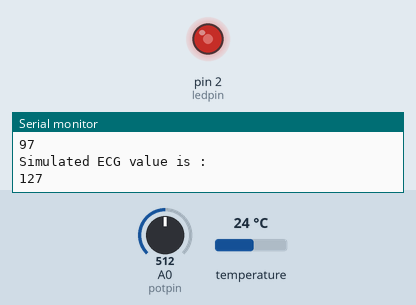
Bench run of a sketch on a simulated Arduino Mega 2560, built with avr-gcc and run on an emulated ATmega2560. Parts: output pins drawn as LEDs (lit = HIGH), the last lines printed to the serial monitor. The inputs (shaded band) are chosen by the test bench; at power-on: A0 (potpin) = 512, temperature 24 °C.

Above: at 2.0 s.
2.1 s: A0 (potpin) set to 716
At 4.5 s:
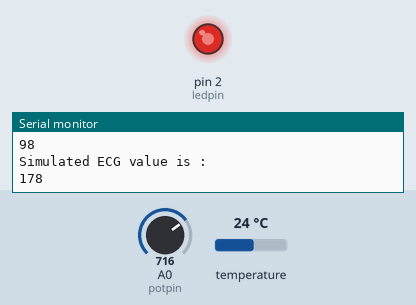
4.8 s: A0 (potpin) set to 900
At 6.5 s:
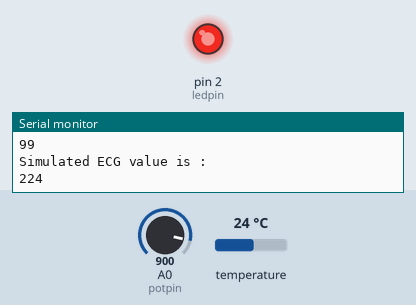
7.3 s: A0 (potpin) set to 122
At 9.5 s:
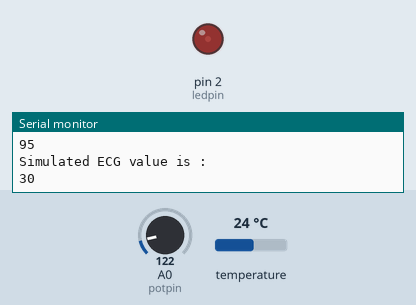
9.8 s: A0 (potpin) set to 511
At 11.8 s:
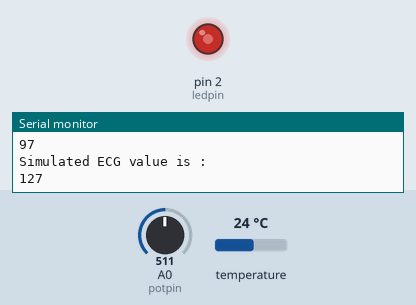
Timing chart, 0 to 13.3 s (numbered marks = the images above; inputs shaded):
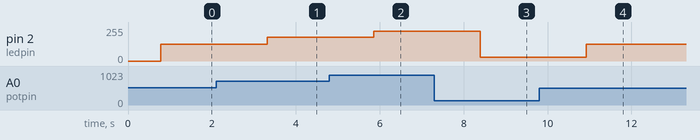

Measured:
- after the input at 2.1 s, pin 2 (ledpin): 127/255 → 178/255 after 1.2 s
- after the input at 4.8 s, pin 2 (ledpin): 178/255 → 224/255 after 1.1 s
- after the input at 7.3 s, pin 2 (ledpin): 224/255 → 30/255 after 1.1 s
- after the input at 9.8 s, pin 2 (ledpin): 30/255 → 127/255 after 1.1 s

The sketch:

sketch.ino
```cpp
#include <DallasTemperature.h>
#include <OneWire.h>

const int potpin = A0;
const int ledpin = 2;

#define ONE_WIRE_BUS 13
OneWire oneWire(ONE_WIRE_BUS);

// Pass our oneWire reference to Dallas Temperature.
DallasTemperature sensors(&oneWire);

void setup() {
  // put your setup code here, to run once:
  pinMode(ledpin, OUTPUT);
  Serial.begin(115200);
  sensors.begin();

}

void loop() {
  int potentvalue = analogRead(potpin);
  int ecgvalue = map(potentvalue,0,1023,0,255);
  int pulse = map(potentvalue,0,1023,60,100);
  int Spo2 =  map(potentvalue, 0,1023,950,1000)/10;

  sensors.requestTemperatures();

  float temperatureC = sensors.getTempCByIndex(0);

  // Check if the reading is valid
  if (temperatureC != DEVICE_DISCONNECTED_C) {
    Serial.print("Temperature: ");
    Serial.print(temperatureC);
    Serial.println(" °C");
  } else {
    Serial.println("Error: Could not read temperature data");
  }

  Serial.println("Your Pulse is: ");
  Serial.print(pulse);
  Serial.println(" ");
  Serial.println("Your blood oxygen is: ");
  Serial.print(Spo2);
  Serial.println(" ");
  Serial.println("Simulated ECG value is :");
  Serial.print(ecgvalue);
  Serial.println(" ");

  analogWrite(ledpin, ecgvalue);

  delay(500);

}
```
